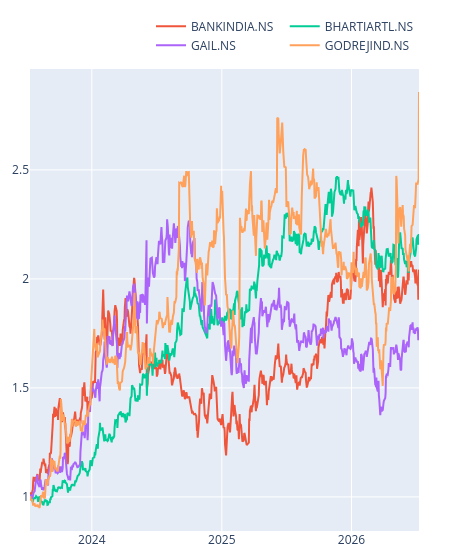

Notebook code for this chart:
### Code cell
interactive_plot(normalize_values(df))

### Figure 1 — Plotly figure (JSON) as saved in the notebook; plotly's stock layout.template omitted (floating-point values rounded to 4 significant figures; data arrays with more than 128 entries replaced by an {"elided": "..."} marker saying what was removed)
{"data": [{"hovertemplate": "<extra></extra>", "legendgroup": "", "line": {"color": "#636efa", "dash": "solid"}, "marker": {"symbol": "circle"}, "mode": "lines", "name": "", "orientation": "v", "showlegend": false, "type": "scatter", "xaxis": "x", "yaxis": "y"}, {"name": "BANKINDIA.NS", "type": "scatter", "x": {"elided": "743 str values"}, "y": {"elided": "743 float values"}}, {"name": "BHARTIARTL.NS", "type": "scatter", "x": {"elided": "743 str values"}, "y": {"elided": "743 float values"}}, {"name": "GAIL.NS", "type": "scatter", "x": {"elided": "743 str values"}, "y": {"elided": "743 float values"}}, {"name": "GODREJIND.NS", "type": "scatter", "x": {"elided": "743 str values"}, "y": {"elided": "743 float values"}}], "layout": {"legend": {"orientation": "h", "tracegroupgap": 0, "x": 1, "xanchor": "right", "y": 1.02, "yanchor": "bottom"}, "margin": {"b": 20, "l": 20, "r": 20, "t": 50}, "width": 450, "xaxis": {"anchor": "y", "domain": [0, 1]}, "yaxis": {"anchor": "x", "domain": [0, 1]}}}
